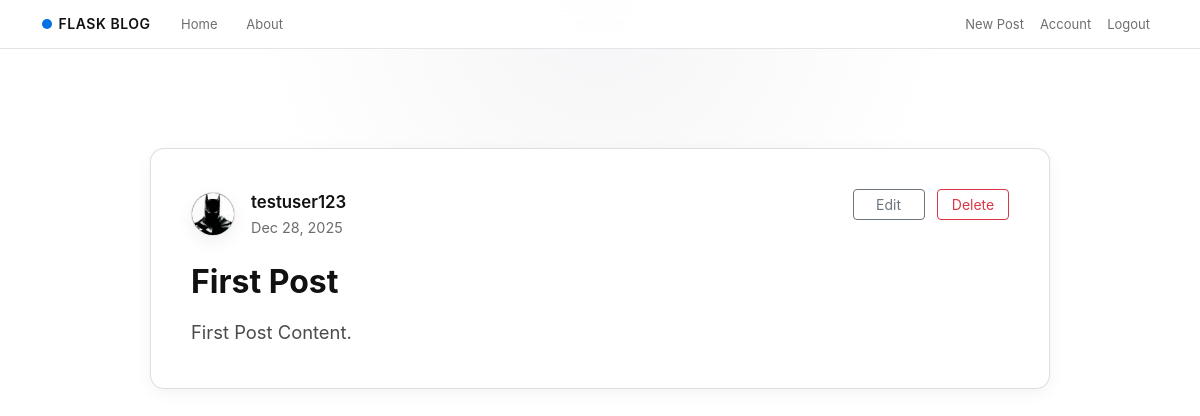
The app's page /post/1 (signed in) with its own data.
### flaskblog/models.py (models this page shows, shortened)
class User(db.Model, UserMixin):
    id = db.Column(db.Integer, primary_key=True)
    username = db.Column(db.String(20), unique=True, nullable=False)
    email = db.Column(db.String(120), unique=True, nullable=False)
    image_file = db.Column(db.String(20), nullable=False, default='default.jpg')
    password = db.Column(db.String(60), nullable=False)
    posts = db.relationship('Post', backref='author', lazy=True)

class Post(db.Model):
    id = db.Column(db.Integer, primary_key=True)
    title = db.Column(db.String(100), nullable=False)
    date_posted = db.Column(
        db.DateTime(timezone=True),
        nullable=False,
        default=lambda: datetime.now(timezone.utc)
    )
    content = db.Column(db.Text, nullable=False)
    user_id = db.Column(db.Integer, db.ForeignKey('user.id'), nullable=False)

### flaskblog/posts/routes.py (the view)
@posts.route("/post/<post_id>")
def post(post_id):
    post = db.session.get(Post, post_id) or abort(404)
    return render_template('post.html', title=post.title, post=post)

### flaskblog/auth.py (called while the page is built)
@login_manager.user_loader
def load_user(user_id):
    return User.query.get(int(user_id))

### flaskblog/templates/post.html (shortened to what this page needs)
{% extends "layout.html" %} {% block content %}
<article class="content-section post-card improved-post-card">
  <div class="post-header d-flex justify-content-between align-items-start">
    <div class="d-flex align-items-center">
      <img
        class="story-avatar me-3"
        src="{{ url_for('static', filename='profile_pics/' ~ post.author.image_file) }}"
        alt="{{ post.author.username }}'s avatar"
      />
      <div>
        <div class="post-author">{{ post.author.username }}</div>
        <div class="post-date">
          {{ post.date_posted.strftime('%b %-d, %Y') }}
        </div>
      </div>
    </div>
    {% if post.author == current_user %}
    <div class="post-actions">
      <a
        class="btn btn-outline-secondary btn-sm me-2"
        href="{{ url_for('posts.update_post', post_id=post.id) }}"
      >
        Edit
      </a>
      <button
        type="button"
        class="btn btn-outline-danger btn-sm"
        data-bs-toggle="modal"
        data-bs-target="#deleteModal"
      >
        Delete
      </button>
    </div>
    {% endif %}
  </div>
  <h2 class="post-title mt-4">{{ post.title }}</h2>
  <div class="post-content mt-3">{{ post.content }}</div>
</article>
{% endblock %}

### flaskblog/static/main.css (style rules this page uses)
:root { --primary-color: #111111; --primary-muted: #1d1d1f; --accent-color: #0071e3; --accent-soft: #e8f0ff; --text-primary: #111111; --text-secondary: #6e6e73; --text-tertiary: #a1a1a6; --bg-primary: #ffffff; --bg-secondary: #fbfbfd; --bg-elevated: #ffffff; --border-color: #d2d2d7; --radius-soft: 18px; --shadow-soft: 0 18px 40px rgba(0, 0, 0, 0.08); --shadow-subtle: 0 1px 3px rgba(0, 0, 0, 0.08); }
* { margin: 0; padding: 0; box-sizing: border-box; }
body { font-family: -apple-system, BlinkMacSystemFont, "SF Pro Text", system-ui, "Segoe UI", Roboto, "Helvetica Neue", Arial, sans-serif; background: radial-gradient(circle at top, #f5f5f7 0, #ffffff 45%); color: var(--text-primary); line-height: 1.6; -webkit-font-smoothing: antialiased; -moz-osx-font-smoothing: grayscale; }
h1, h2, h3, h4, h5, h6 { color: var(--text-primary); font-weight: 600; line-height: 1.2; margin-bottom: 1rem; }
.content-section { background: var(--bg-elevated); border-radius: var(--radius-soft); padding: 2.5rem; margin: 2rem 0; border: 1px solid rgba(210, 210, 215, 0.7); box-shadow: var(--shadow-subtle); }
.post-card { border-radius: 16px; border: 1px solid rgba(210, 210, 215, 0.7); padding: 1.6rem; background: var(--bg-elevated); box-shadow: var(--shadow-subtle); max-width: 900px; margin: 1.25rem auto; }
.story-avatar { width: 44px; height: 44px; border-radius: 50%; object-fit: cover; border: 1px solid rgba(210, 210, 215, 0.8); box-shadow: 0 6px 18px rgba(15, 23, 42, 0.06); }
.improved-post-card { padding: 2.5rem; border-radius: 14px; background: #ffffff; box-shadow: 0 4px 15px rgba(0, 0, 0, 0.05); }
.post-header { gap: 1rem; }
.post-author { font-weight: 600; font-size: 1.05rem; }
.post-date { color: #6d6d6d; font-size: 0.9rem; }
.post-title { font-size: 2rem; font-weight: 700; margin-bottom: 0.6rem; }
.post-content { font-size: 1.15rem; color: #4a4a4a; line-height: 1.65; }
.post-actions .btn { min-width: 72px; }

### records on screen
User: image_file (picture), author.username "testuser123"
Post: date_posted "Dec 28, 2025", title "First Post", content "First Post Content."
